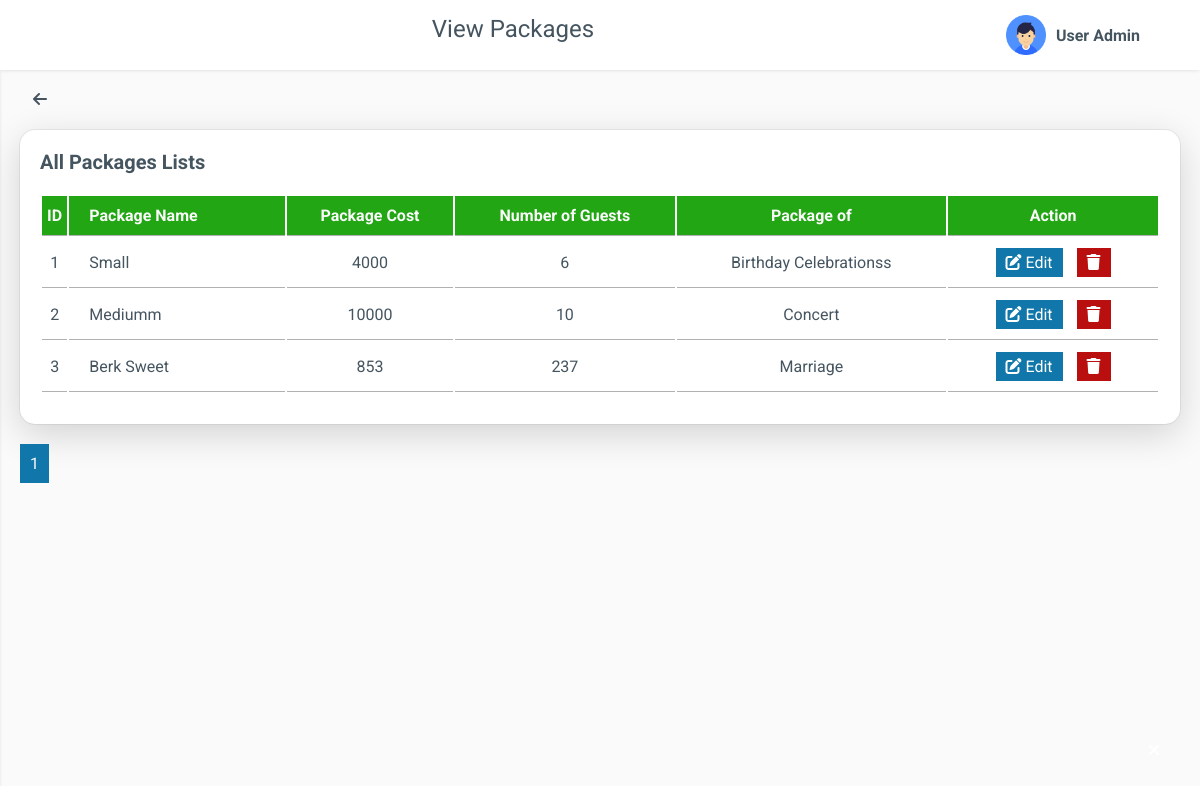
The page /admin/viewpackages.php (signed in) on the database its author committed.
### tables this page shows
CREATE TABLE `tbl_packages` (
  `pkg_id` int(11) NOT NULL,
  `pkg_name` varchar(255) NOT NULL,
  `pkg_cost` float NOT NULL,
  `pkg_guest` int(11) NOT NULL,
  `pkg_description` text NOT NULL,
  `service_id` int(11) NOT NULL
);

CREATE TABLE `tbl_service` (
  `ser_id` int(11) NOT NULL,
  `ser_name` varchar(255) NOT NULL,
  `type` int(11) NOT NULL,
  `image` varchar(255) NOT NULL,
  `description` text NOT NULL
);

### admin/viewpackages.php (the view, shortened to what this page needs)
<?php
require_once('header.php');
require_once('sidebar.php');
?>
<div class="main">
        <div class="main-header">
            <div class="main-title">
                View Packages
            </div>
            <?php require_once('profile.php');?>
        </div>
        <div class="main-content">
            <div class="row">
                <div class="col-12">
                    <a href="services.php">
                        <div class="breadcum">
                        <i class="fa-solid fa-arrow-left"></i>
                        </div>
                    </a>
                    <div class="box">
                        <div class="box-header">
                            All Packages lists
                        </div>
                        <div class="box-body overflow-scroll">
                        <?php
                            $recordsPerPage = 10;
                            if (isset($_GET['page']) && is_numeric($_GET['page'])) {
                                $currentPage = $_GET['page'];
                            } else {
                                $currentPage = 1;
                            }
                            $offset = ($currentPage - 1) * $recordsPerPage;
                            $sqlCount = "SELECT COUNT(*) as total FROM tbl_packages";
                            $resultCount = mysqli_query($conn, $sqlCount);
                            $totalRecords = mysqli_fetch_assoc($resultCount)['total'];
                            $totalPages = ceil($totalRecords / $recordsPerPage);
                            $sql = "SELECT p.pkg_id, p.pkg_name, p.pkg_cost, p.pkg_guest, p.pkg_description, s.ser_name AS service_name
                                    FROM tbl_packages AS p
                                    JOIN tbl_service AS s ON p.service_id = s.ser_id
                                    LIMIT $offset, $recordsPerPage;";
                            $result = mysqli_query($conn, $sql);
                        ?>
                            <table>
                                <thead>
                                    <tr>
                                        <th class="center">ID</th>
                                        <th class="left">Package Name</th>
                                        <th class="center">Package Cost</th>
                                        <th class="center">Number of Guests</th>
                                        <th class="center">Package of</th>
                                        <th class="center">Action</th>
                                    </tr>
                                </thead>
                                <tbody>
                                <?php
                                $serialNumber = $offset + 1;
                                if ($result !== false) {
                                    while ($row = mysqli_fetch_assoc($result)) {
                                        ?>
                                        <tr>
                                            <td class="center"><?php echo $serialNumber;?></td>
                                            <td class="left"><?php echo $row['pkg_name'];?></td>
                                            <td class="center"><?php echo $row['pkg_cost']; ?></td>
                                            <td class="center"><?php echo $row['pkg_guest']; ?></td>
                                            <td class="center"><?php echo $row['service_name']; ?></td>
                                            <td class="center">
                                                <a href="updatepackages.php?criteria=<?=$row['pkg_id'];?>" class="edit" onclick="editBtn()"><span><i class="fa-solid fa-pen-to-square"></i> Edit</span></a>
                                                <a href="javascript:void(0);" class="delete" onclick="confirmDelete('viewpackages.php?criteria=<?=$row['pkg_id']?>')"><span><i class="fa-solid fa-trash"></i></span></a>
                                            </td>
                                        </tr>
                                        <?php
                                        $serialNumber++;
                                    }
                                }
                                ?>
                                </tbody>
                            </table>
                        </div>
                    </div>
                    <div class="pagination">
                        <?php for ($i = 1; $i <= $totalPages; $i++): ?>
                            <a href="?page=<?php echo $i; ?>"><?php echo $i; ?></a>
                        <?php endfor; ?>
                    </div>
                </div>
            </div>
        </div>
</div>
<?php
require_once('footer.php');
?>

### admin/css/app.css (style rules this page uses)
:root { --body-bg: #fafafb; --box-bg: #ffffff; --main-color: #a10e55; --btn-edit: #1177aa; --btn-view: #06b47d; --btn-delete: #b90f0f; --text-color: #455560; --tbl-thead: #1A0051; --text-second-color: #72849ab3; --sidebar-color: #061945b3; --sidebar-active-color: #ffffff; --sidebar-hover-color: #ffffff; --sidebar-background-color: #22a613; --success-color: #d4edda; --success-color-border: #28a745; --danger-color: #f8d7da; --border-color: #b1b1b1; --menu-item-active-bg: rgba(201, 247, 62, 0.1); --gradient-bg:linear-gradient(to right, #02266C , #1A0051); --inversegradient-bg:linear-gradient(to right, #1A0051, #02266C ); --box-border-radius: 15px; --sidebar-size: 300px; --sidebar-logo-img-size: 45px; --sidebar-logo-size: 80px; --profile-image-size: 45px; --main-header-height: 80px; --shadow: 0 1px 4px -1px rgb(0 0 0 / 15%); }
* { padding: 0; margin: 0; box-sizing: border-box; }
body { font-family: "Roboto", sans-serif; background-color: var(--body-bg); color: var(--text-color); position: relative; }
a { text-decoration: none; color: unset; display: inline-block; }
.main { padding-left: var(--sidebar-size); display: block; margin: 0; }
.main-header { display: flex; width: 100%; justify-content: space-between; padding: 15px 20px; background-color: var(--box-bg); box-shadow: var(--shadow); position: sticky; top: 0; z-index: 100; }
.main-title { text-transform: capitalize; font-size: 1.5rem; }
.main-content { padding: 10px 20px; height: calc(100vh - var(--main-header-height)); overflow-y: auto; }
.main-content .row .col-12 .breadcum { padding: 10px; font-size: 16px; font-weight: 600; width: 40px; height: 40px; align-items: center; text-align: center; }
.box { background-color: var(--box-bg); padding: 20px 20px 10px 20px; border: none; border-radius: var(--box-border-radius); margin: 10px 0px; box-shadow: rgba(0, 0, 0, 0.16) 0px 10px 36px 0px, rgba(0, 0, 0, 0.06) 0px 0px 0px 1px; }
.box-header { text-transform: capitalize; font-size: 1.25rem; font-weight: 700; }
.box-body { padding: 20px 0; }
table { width: 100%; min-width: 1000px; }
table thead { background: var(--sidebar-background-color); color: var(--body-bg); border: 1px solid var(--border-color); }
table thead tr { text-align: left; }
table th, table td { padding: 10px 0; border-bottom: 1px solid var(--border-color); }
table td a { color: #fff; padding: 5px 10px; border: none; cursor: pointer; margin: 0px 5px; background-color: var(--btn-view); }
table td .edit { background: var(--btn-edit); }
table td .delete { background-color: var(--btn-delete); }
table thead .center, table tbody .center { text-align: center; }
table thead .left, table tbody .left { padding-left: 20px; text-transform: capitalize; }
.overflow-scroll { overflow-y: auto; }
.pagination { margin-top: 20px; }
.pagination a { padding: 10px; background: var(--btn-edit); color: var(--body-bg); }
@media only screen and (max-width: 1280px) { .main { padding-left: 0; } }

### admin/css/grid.css (style rules this page uses)
.row { display: flex; flex-wrap: wrap; margin: 0 -15px; }
[class*="col-"] { padding: 0 15px; margin-bottom: 20px; }
.col-12 { width: 100%; }

### rows shown on the page
tbl_packages: pkg_name "Small", pkg_cost "4000", pkg_guest "6", service.ser_name "Birthday Celebrationss"
tbl_packages: pkg_name "Mediumm", pkg_cost "10000", pkg_guest "10", service.ser_name "Concert"
tbl_packages: pkg_name "Berk Sweet", pkg_cost "853", pkg_guest "237", service.ser_name "Marriage"
